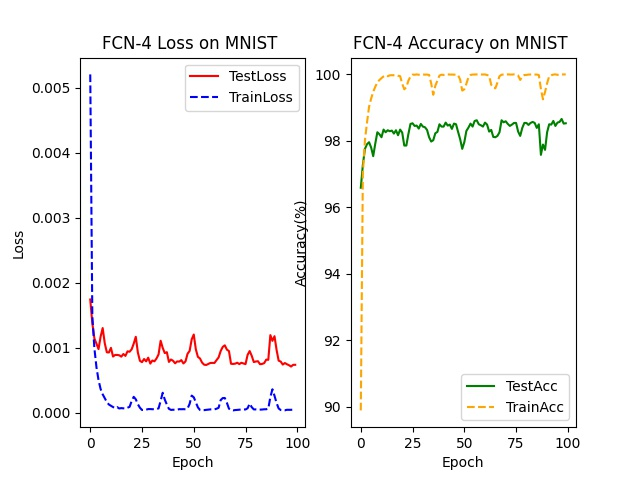

Generate this figure with Python:
######################### 0. import packages #############################
import time
import torch
import torch.nn.functional as F
from torch import nn
from torch.utils.data import DataLoader
from torchvision import datasets, transforms
import matplotlib.pyplot as plt
import numpy as np
import csv
import os
import sys


########################## 1. load data ####################################
device = 'cuda:0' if torch.cuda.is_available() else 'cpu'

transform_train = transforms.Compose([
                                  transforms.ToTensor(),
                                  transforms.Normalize(
                                      (0.1307,), (0.3081,))
                              ])

transform_test = transforms.Compose([
                                  transforms.ToTensor(),
                                  transforms.Normalize(
                                      (0.1307,), (0.3081,))
                              ])

batch_size = 64
trainset = datasets.MNIST(root='../datasets', train=True, download=True, transform=transform_train)
trainloader = torch.utils.data.DataLoader(trainset, batch_size=batch_size, shuffle=True, num_workers=0, pin_memory=True)
num_train = len(trainset)

testset = datasets.MNIST(root='../datasets', train=False, download=True, transform=transform_test)
testloader = torch.utils.data.DataLoader(testset, batch_size=batch_size, shuffle=False, num_workers=0, pin_memory=True)
num_test = len(testset)

########################### 2. define model ##################################
class FC4Net(nn.Module):
    def __init__(self, in_dim, n_hidden_1, n_hidden_2, n_hidden_3, out_dim):
        super(FC4Net, self).__init__()
        # layer1
        self.layer1 = nn.Sequential(
            nn.Linear(in_dim, n_hidden_1),
            nn.ReLU(True)
        )
        self.layer2 = nn.Sequential(
            nn.Linear(n_hidden_1, n_hidden_2),
            nn.ReLU(True)
        )
        self.layer3 = nn.Sequential(
            nn.Linear(n_hidden_2, n_hidden_3),
            nn.ReLU(True)
        )
        self.layer4 = nn.Sequential(
            nn.Linear(n_hidden_3, out_dim),
        )

    # forward
    def forward(self, x):
        x = x.view(x.size(0), -1)
        x = self.layer1(x)
        x = self.layer2(x)
        x = self.layer3(x)
        x = self.layer4(x)
        return x

######################## 3. build model functions #################
def weight_init(m):
    if isinstance(m,nn.Linear):
        # nn.init.kaiming_normal_(m.weight,mode='fan_out',nonlinearity='relu')
        nn.init.xavier_normal_(m.weight)


def low_rank_matrix_decompose_FC_layer(layer, r):
    print("'low rank matrix' decompose one FC layer")
    # y = Wx + b ==>  y = W1(W2x) + b
    lj, lj_1 = layer.weight.data.shape

    D = nn.Linear(in_features=lj_1,
                   out_features=r,
                   bias=False)
    C = nn.Linear(in_features=r,
                   out_features=lj,
                   bias=True)

    C.weight.data = torch.randn(lj, r) * torch.sqrt(torch.tensor(2 / (lj + r)))
    D.weight.data = torch.randn(r, lj_1) * torch.sqrt(torch.tensor(2 / (r + lj_1)))
    C.bias.data = torch.randn(lj, ) * torch.sqrt(torch.tensor(2 / (lj + 1)))

    new_layers = [D, C]
    return nn.Sequential(*new_layers)


def low_rank_matrix_decompose_nested_FC_layer(layer):
    modules = layer._modules
    for key in modules.keys():
        l = modules[key]
        if isinstance(l, nn.Sequential):
            modules[key] = low_rank_matrix_decompose_nested_FC_layer(l)
        elif isinstance(l, nn.Linear):
            fc_layer = l
            sp = fc_layer.weight.data.numpy().shape
            # rank = min(max(sp)//8, min(sp))
            rank = 8
            modules[key] = low_rank_matrix_decompose_FC_layer(fc_layer, rank)
    return layer


# decomposition
def decompose_FC(model, mode):
    model.eval()
    model.cpu()
    layers = model._modules # model.features._modules  # model._modules
    cnt = 1
    for i, key in enumerate(layers.keys()):
        if isinstance(layers[key], torch.nn.modules.Linear):
            fc_layer = layers[key]
            sp = fc_layer.weight.data.numpy().shape
            rank = 8
            if rank == min(sp):
                continue
            if mode == "low_rank_matrix":
                layers[key] = low_rank_matrix_decompose_FC_layer(fc_layer, rank)
        elif isinstance(layers[key], nn.Sequential):
            if mode == "low_rank_matrix":
                layers[key] = low_rank_matrix_decompose_nested_FC_layer(layers[key])
    return model


# build model
def build(decomp=True):
    print('==> Building model..')
    full_net = FC4Net(784, 784, 784, 784, 10)
    if decomp:
        full_net = decompose_FC(full_net, mode="low_rank_matrix")
    full_net = full_net.to(device)
    print('==> Done')
    return full_net


########################### 4. train and test functions #########################
criterion = nn.CrossEntropyLoss().to(device)
lr0 = 0.01


def query_lr(epoch):
    lr = lr0
    return lr


def set_lr(optimizer, epoch):
    current_lr = query_lr(epoch)
    for param_group in optimizer.param_groups:
        param_group['lr'] = current_lr
    return current_lr


def test(epoch, net, best_acc, test_acc_list, test_loss_list):
    net.eval()
    net.training = False
    test_loss = 0
    correct = 0
    total = 0

    with torch.no_grad():
        for batch_idx, (inputs, targets) in enumerate(testloader):
            inputs, targets = inputs.to(device), targets.to(device)
            outputs = net(inputs)
            loss = criterion(outputs, targets)

            test_loss += loss.item()
            _, predicted = torch.max(outputs.data, 1)
            total += targets.size(0)
            correct += predicted.eq(targets.data).cpu().sum().item()

        # Save checkpoint when best model
        acc = 100.* correct / total
        print("\n| Validation Epoch #%d\t\t\tLoss: %.4f Acc: %.2f%%   " %(epoch+1, loss.item(), acc))

        if acc > best_acc:
            best_acc = acc
        test_acc_list.append(acc)
        test_loss_list.append(test_loss / num_test)
    return best_acc


# Training
def train(num_epochs, net):
    net = net.to(device)
    train_acc_list, train_loss_list = [], []
    test_acc_list, test_loss_list = [], []
    best_acc = 0.

    original_time = time.asctime(time.localtime(time.time()))
    start_time = time.time()

    optimizer = torch.optim.SGD(net.parameters(), lr=lr0, momentum=0.9, weight_decay=5e-4)
    # optimizer = torch.optim.Adam(net.parameters(), lr=lr0)
    current_lr = lr0

    try:
        for epoch in range(num_epochs):
            net.train()
            net.training = True
            train_loss = 0
            correct = 0
            total = 0

            current_lr = set_lr(optimizer, epoch)
            print('\n=> Training Epoch #%d, LR=%.4f' %(epoch+1, current_lr))
            for batch_idx, (inputs, targets) in enumerate(trainloader):
                inputs, targets = inputs.to(device), targets.to(device) # GPU settings
                optimizer.zero_grad()
                outputs = net(inputs)               # Forward Propagation
                loss = criterion(outputs, targets)  # Loss
                loss.backward()  # Backward Propagation
                optimizer.step() # Optimizer update

                train_loss += loss.item()
                _, predicted = torch.max(outputs.data, 1)
                total += targets.size(0)
                correct += predicted.eq(targets.data).cpu().sum().item()

                sys.stdout.write('\r')
                sys.stdout.write('| Epoch [%3d/%3d] Iter[%3d/%3d]\t\tLoss: %.4f Acc: %.3f%%   '
                        %(epoch+1, num_epochs, batch_idx+1,
                            (len(trainset)//batch_size)+1, loss.item(), 100.*correct/total))
                sys.stdout.flush()

            best_acc = test(epoch, net, best_acc, test_acc_list, test_loss_list)
            train_acc_list.append(100.*correct/total)
            train_loss_list.append(train_loss / num_train)
            now_time = time.time()
            print("| Best Acc: %.2f%% "%(best_acc))
            print("Used:{}s \t EST: {}s".format(now_time-start_time, (now_time-start_time)/(epoch+1)*(num_epochs-epoch-1)))
    except KeyboardInterrupt:
        pass

    print("\nBest training accuracy overall: %.3f%%"%(best_acc))

    return train_loss_list, train_acc_list, test_loss_list, test_acc_list


def save_record_and_draw(train_loss, train_acc, test_loss, test_acc):
    # write csv
    with open('fcn_4_mnist_testloss.csv','w',newline='',encoding='utf-8') as f:
        f_csv = csv.writer(f)
        f_csv.writerow(['Test Loss:'])
        f_csv.writerows(enumerate(test_loss,1))
        f_csv.writerow(['Train Loss:'])
        f_csv.writerows(enumerate(train_loss,1))
        f_csv.writerow(['Test Acc:'])
        f_csv.writerows(enumerate(test_acc,1))
        f_csv.writerow(['Train Acc:'])
        f_csv.writerows(enumerate(train_acc,1))

    # draw picture
    fig = plt.figure(1)
    sub1 = plt.subplot(1, 2, 1)
    plt.sca(sub1)
    plt.title('FCN-4 Loss on MNIST ')
    plt.plot(np.arange(len(test_loss)), test_loss, color='red', label='TestLoss',linestyle='-')
    plt.plot(np.arange(len(train_loss)), train_loss, color='blue', label='TrainLoss',linestyle='--')
    plt.xlabel('Epoch')
    plt.ylabel('Loss')
    plt.legend()

    sub2 = plt.subplot(1, 2, 2)
    plt.sca(sub2)
    plt.title('FCN-4 Accuracy on MNIST ')
    plt.plot(np.arange(len(test_acc)), test_acc, color='green', label='TestAcc',linestyle='-')
    plt.plot(np.arange(len(train_acc)), train_acc, color='orange', label='TrainAcc',linestyle='--')
    plt.xlabel('Epoch')
    plt.ylabel('Accuracy(%)')

    plt.legend()
    plt.show()

    plt.savefig('./fcn_4_mnist.jpg')


if __name__ == "__main__":
    net = build(decomp=False)
    print(net)
    train_loss, train_acc, test_loss, test_acc = train(100, net)
    save_record_and_draw(train_loss, train_acc, test_loss, test_acc)
